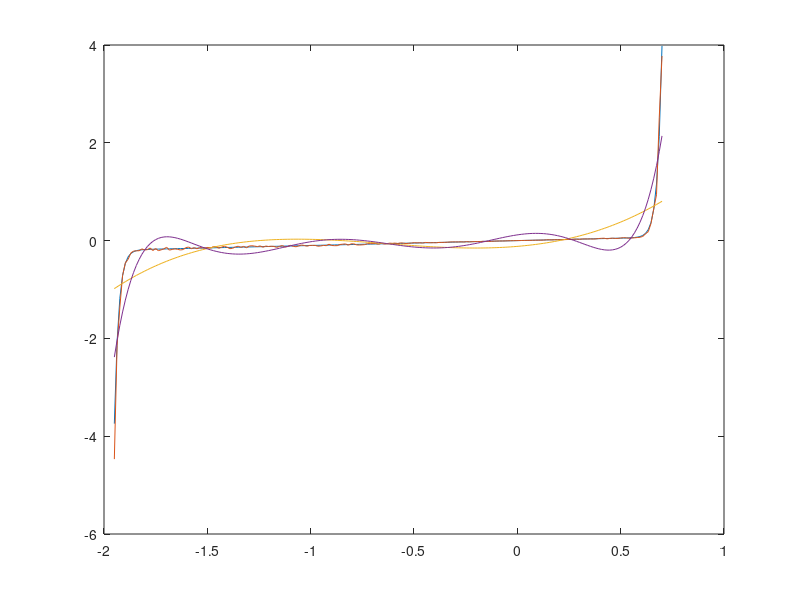
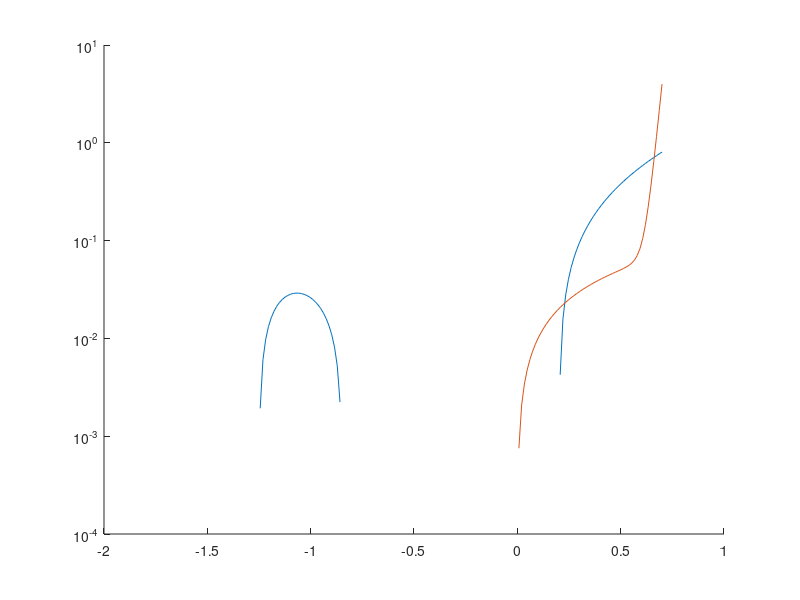

These figures' MATLAB source, in order: (Note: this script raises an error after producing the figures.)
% Robert Chitiu 101047296

Is = 0.01*10^-12;
Ib = 0.1*10^-12;
Vb = 1.3;
Gp = 0.1;

V = linspace(-1.95,0.7,200);
I = Is*(exp((1.2/0.025)*V)-1) + Gp*V - Ib*(exp((-1.2/0.025)*(V+Vb))-1);

random = 0.8 + (1.2-0.8)*rand(1,200);
Irand = I .* random;
%task 1
clf
figure (1)
plot(V,I);
hold on
plot(V,Irand)

%polyfit task 2
p1= polyfit(V,Irand,4);
plot1 = polyval(p1,V);
plot(V,plot1)
p2= polyfit(V,Irand,8);
plot2 = polyval(p2,V);
plot(V,plot2)
%Both polyfit are not that good of fits 

figure (2)
hold on
plot(V,plot1)
semilogy(V,I)

%fit part 3


fo1 = fittype('A.*(exp(1.2*x/25e-3)-1) + 0.1.*x - C*(exp(1.2*(-(x+1.3))/25e-3)-1)');
fo2 = fittype('A.*(exp(1.2*x/25e-3)-1) + B.*x - C*(exp(1.2*(-(x+D))/25e-3)-1)');
fo3 = fittype('A*(exp(1.2*x/0.025)-1) + (B*x) - (C*(exp(-1.2*(x+D)/0.025)-1))');
fit1 = fit(V',I',fo1);
fit2 = fit(V',I',fo2);
fit3 = fit(V',I',fo3);
If1 = fit1(V);
If2 = fit2(V);
If3 = fit3(V);

figure (3)
plot(V,If1,'r',V,If2,'g',V,If3,'b')
%all plot showed promiss in fitting graphs lines

%part 4 

inputs = V.';
targets = I.';
hiddenLayerSize = 10;
net = fitnet(hiddenLayerSize);
net.divideParam.trainRatio = 70/100;
net.divideParam.valRatio = 15/100;
net.divideParam.testRatio = 15/100;
[net,tr] = train(net,inputs,targets);
outputs = net(inputs);
errors = gsubtract(outputs,targets);
performance = perform(net,targets,outputs)
view(net)
Inn = outputs

% it shows that there is a good fit of the data but not all are correct
% since mulitple ratios are one the graph


